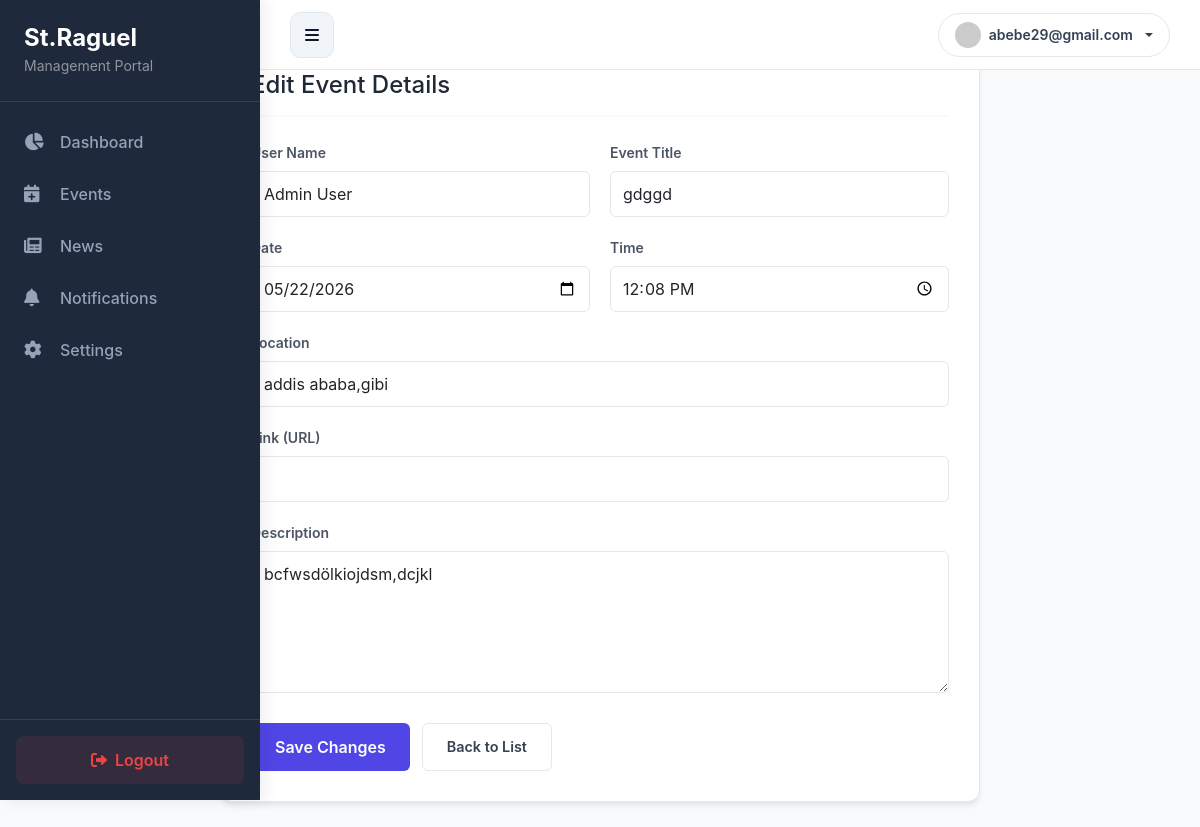
The app's page /Admin/edit_events.php?id=4 (signed in) with its own data.
### tables this page shows
CREATE TABLE `events` (
  `id` int(11) NOT NULL,
  `user_name` varchar(100) NOT NULL,
  `title` varchar(255) NOT NULL,
  `event_date` date NOT NULL,
  `link` varchar(255) DEFAULT NULL,
  `description` text DEFAULT NULL,
  `image` varchar(255) NOT NULL,
  `status` enum('published','draft','rejected') NOT NULL DEFAULT 'draft',
  `created_at` timestamp NOT NULL DEFAULT current_timestamp(),
  `Location` varchar(255) NOT NULL,
  `Time` time NOT NULL,
  `category` varchar(255) NOT NULL
);

### Admin/edit_events.php (the view, shortened to what this page needs)
<?php
include 'include/header.php';
include 'include/conn.php';
$id = isset($_GET['id']) ? intval($_GET['id']) : 0;
if ($id > 0) {
    $query = "SELECT * FROM events WHERE id = $id";
    $result = mysqli_query($conn, $query);
    $data = mysqli_fetch_assoc($result);
}
?>
<div class="edit-container">
    <div class="edit-card">
        <div class="edit-header">
            <h2>Edit Event Details</h2>
        </div>
        <form action="" method="POST">
            <div class="form-grid">
                <div class="form-group">
                    <label>User Name</label>
                    <input type="text" name="user_name" class="form-control" value="<?= htmlspecialchars($data['user_name']) ?>" required>
                </div>
                <div class="form-group">
                    <label>Event Title</label>
                    <input type="text" name="title" class="form-control" value="<?= htmlspecialchars($data['title']) ?>" required>
                </div>
                <div class="form-group">
                    <label>Date</label>
                    <input type="date" name="event_date" class="form-control" value="<?= $data['event_date'] ?>" required>
                </div>
                <div class="form-group">
                    <label>Time</label>
                    <input type="time" name="Time" class="form-control" value="<?= $data['Time'] ?>" required>
                </div>
                <div class="form-group full-width">
                    <label>Location</label>
                    <input type="text" name="Location" class="form-control" value="<?= htmlspecialchars($data['Location']) ?>" required>
                </div>
                <div class="form-group full-width">
                    <label>Link (URL)</label>
                    <input type="url" name="link" class="form-control" value="<?= htmlspecialchars($data['link']) ?>">
                </div>
                <div class="form-group full-width">
                    <label>Description</label>
                    <textarea name="description" class="form-control" rows="5"><?= htmlspecialchars($data['description']) ?></textarea>
                </div>
            </div>
            <div class="btn-group">
                <button type="submit" name="update_event" class="btn-save">Save Changes</button>
                <a href="admin-events.php" class="btn-cancel">Back to List</a>
            </div>
        </form>
    </div>
</div>

### Admin/css/style.css (style rules this page uses)
:root { --sidebar-width: 260px; }

### Admin/include/header.php (style rules this page uses)
:root { --sidebar-width: 260px; --header-height: 70px; --primary-accent: #4f46e5; }
body { background-color: #f8fafc; color: #0f172a; font-family: 'Inter', sans-serif; margin: 0; padding: 0; overflow-x: hidden; }

### Admin/edit_events.php (style rules this page uses)
:root { --primary-color: #4f46e5; --bg-color: #f9fafb; --card-bg: #ffffff; --text-main: #1f2937; --border-color: #e5e7eb; }
body { background-color: var(--bg-color); color: var(--text-main); font-family: 'Inter', sans-serif; }
.edit-container { max-width: 800px; margin: 40px auto; padding: 0 20px; }
.edit-card { background: var(--card-bg); border-radius: 12px; box-shadow: 0 4px 6px -1px rgba(0, 0, 0, 0.1); padding: 30px; border: 1px solid var(--border-color); }
.edit-header { border-bottom: 2px solid var(--bg-color); margin-bottom: 25px; padding-bottom: 15px; }
.edit-header h2 { margin: 0; color: var(--text-main); font-size: 1.5rem; }
.form-grid { display: grid; grid-template-columns: 1fr 1fr; gap: 20px; }
.full-width { grid-column: span 2; }
.form-group label { display: block; font-size: 0.875rem; font-weight: 600; margin-bottom: 8px; color: #4b5563; }
.form-control { width: 100%; padding: 10px 12px; border: 1px solid var(--border-color); border-radius: 6px; font-size: 1rem; transition: border-color 0.2s; }
.btn-group { margin-top: 30px; display: flex; gap: 12px; }
.btn-save { background-color: var(--primary-color); color: white; border: none; padding: 12px 24px; border-radius: 6px; font-weight: 600; cursor: pointer; transition: opacity 0.2s; }
.btn-cancel { background-color: white; color: #374151; border: 1px solid var(--border-color); padding: 12px 24px; border-radius: 6px; text-decoration: none; font-size: 0.9rem; font-weight: 600; }

### records on screen
events: user_name "Admin User", title "gdggd", event_date "05/22/2026", Time "12:08:00", Location "addis ababa,gibi", description "bcfwsdölkiojdsm,dcjkl"

### other values on screen
$user_name "abebe29@gmail.com"
